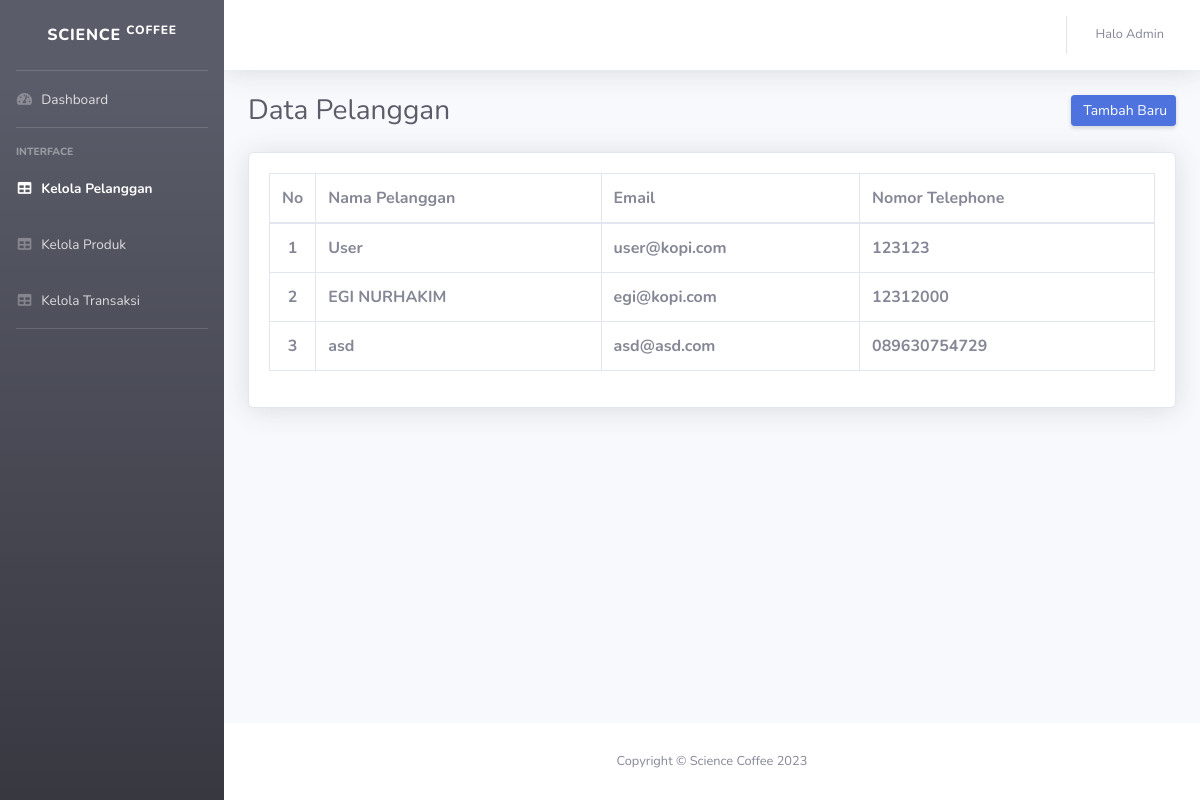
/admin/daftar_pelanggan.php (signed in), run on the app's committed database.
### tables this page shows
CREATE TABLE `user` (
  `id_user` int NOT NULL,
  `nama_user` varchar(100) NOT NULL,
  `email` varchar(100) NOT NULL,
  `password` varchar(100) NOT NULL,
  `nomor_hp` varchar(20) NOT NULL,
  `level` int NOT NULL DEFAULT '1'
);

### config.php (called while the page is built, shortened)
<?php
function koneksi()
{
  $conn = new mysqli('localhost', 'root', '', 'tokokopi') or die(mysqli_error($conn));
  return $conn;
}
function sql($sql)
{
  $conn = koneksi();
  $query = $conn->query($sql) or die(mysqli_error($conn));
  return $query;
}

### admin/daftar_pelanggan.php (the view, shortened to what this page needs)
<?php
require "../config.php";
$sql_user = sql("SELECT * FROM user WHERE `level`='1'");
$no = 1;
?>
<!DOCTYPE html>
<html lang="en">
<head>
  <link rel="stylesheet" href="https://cdnjs.cloudflare.com/ajax/libs/font-awesome/5.15.3/css/all.min.css">
  <link href="../sbadmin/css/sb-admin-2.min.css" rel="stylesheet">
  <link href="https://cdn.datatables.net/v/dt/jszip-2.5.0/dt-1.13.4/b-2.3.6/b-colvis-2.3.6/b-html5-2.3.6/b-print-2.3.6/datatables.min.css" rel="stylesheet" />
</head>
<body id="page-top">
  <div id="wrapper">
    <ul class="navbar-nav bg-gradient-dark sidebar sidebar-dark accordion" id="accordionSidebar">
      <a class="sidebar-brand d-flex align-items-center justify-content-center" href="#">
        <div class="sidebar-brand-text mx-3">Science <sup>Coffee</sup></div>
      </a>
      <hr class="sidebar-divider my-0">
      <li class="nav-item">
        <a class="nav-link" href="#">
          <i class="fas fa-fw fa-tachometer-alt"></i>
          <span>Dashboard</span></a>
      </li>
      <hr class="sidebar-divider">
      <div class="sidebar-heading">
        Interface
      </div>
      <li class="nav-item active">
        <a class="nav-link" href="#">
          <i class="fas fa-fw fa-table"></i>
          <span>Kelola Pelanggan</span></a>
      </li>
      <li class="nav-item">
        <a class="nav-link" href="daftar_produk.php">
          <i class="fas fa-fw fa-table"></i>
          <span>Kelola Produk</span></a>
      </li>
      <li class="nav-item">
        <a class="nav-link" href="daftar_transaksi.php">
          <i class="fas fa-fw fa-table"></i>
          <span>Kelola Transaksi</span></a>
      </li>
      <hr class="sidebar-divider d-none d-md-block">
    </ul>
    <div id="content-wrapper" class="d-flex flex-column">
      <div id="content">
        <nav class="navbar navbar-expand navbar-light bg-white topbar mb-4 static-top shadow">
          <ul class="navbar-nav ml-auto">
            <li class="nav-item dropdown no-arrow">
              <a class="nav-link dropdown-toggle" href="#" id="userDropdown" role="button" data-toggle="dropdown" aria-haspopup="true" aria-expanded="false">
                <span class="mr-2 d-none d-lg-inline text-gray-600 small">Halo Admin</span>
              </a>
            </li>
          </ul>
        </nav>
        <div class="container-fluid">
          <div class="d-sm-flex align-items-center justify-content-between mb-4">
            <h1 class="h3 mb-0 text-gray-800">Data Pelanggan</h1>
            <a href="tambah_pelanggan.php" class="d-none d-sm-inline-block btn btn-sm btn-primary shadow-sm"><i class="fas fa-alert fa-sm text-white-50"></i> Tambah Baru</a>
          </div>
          <div class="card shadow mb-4">
            <div class="card-body">
              <div class="table-responsive">
                <table class="table table-bordered" id="myTable" width="100%" cellspacing="0">
                  <thead>
                    <tr>
                      <th width=5%>No</th>
                      <th>Nama Pelanggan</th>
                      <th>Email</th>
                      <th>Nomor Telephone</th>
                    </tr>
                  </thead>
                  <tbody>
                    <?php foreach ($sql_user as $user) : ?>
                      <tr>
                        <th class="text-center"><?= $no; ?></th>
                        <th><?= $user['nama_user']; ?></th>
                        <th><?= $user['email']; ?></th>
                        <th><?= $user['nomor_hp']; ?></th>
                      </tr>
                    <?php
                      $no++;
                    endforeach ?>
                  </tbody>
                </table>
              </div>
            </div>
          </div>
        </div>
      </div>
      <footer class="sticky-footer bg-white">
        <div class="container my-auto">
          <div class="copyright text-center my-auto">
            <span>Copyright &copy; Science Coffee 2023</span>
          </div>
        </div>
      </footer>
    </div>
  </div>
</body>
</html>

### data on the page
user: nama_user "User", email "user@kopi.com", nomor_hp "123123"
user: nama_user "EGI NURHAKIM", email "egi@kopi.com", nomor_hp "12312000"
user: nama_user "asd", email "asd@asd.com", nomor_hp "089630754729"
